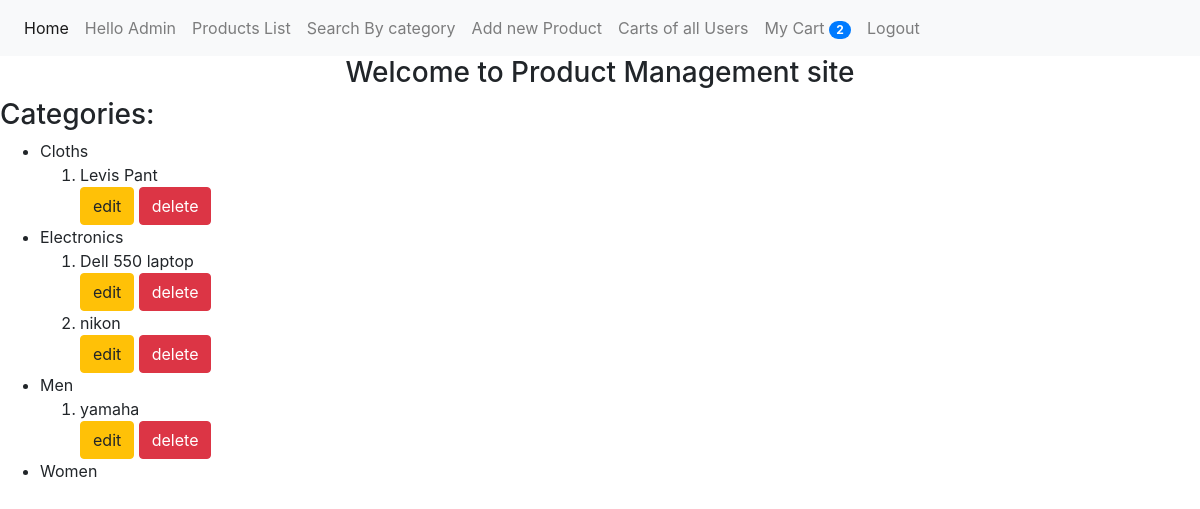
The page /products/by_category/ (signed in) on the database its author committed.
### Product/models.py (models this page shows, shortened)
class Category(models.Model):
    category_name=models.CharField(max_length=200)
    @property
    def product(self):
        return self.products_set.all()

class Products(models.Model):
    product_name=models.CharField(max_length=200)
    tags=models.ManyToManyField(Tags)
    image=models.ImageField()
    category=models.ForeignKey(Category,on_delete=models.CASCADE)
    description=models.TextField()
    price = models.IntegerField()

### Product/views.py (the view)
# urls.py: path('by_category/',views.by_category,name ="by_category" ),
@login_required(login_url = 'user_login')
def by_category(request):
    category = Category.objects.all()
    return render(request, 'category_page.html', {'categorys':category})

### Product/context_processors.py (called while the page is built)
def items_count(request):
    count = Cartitems.objects.filter(cart_name=request.user)
    print(count.count())
    count = count.count()
    print("Items count - ", count)
    return {"items_count": count}

### templates/category_page.html
{% extends 'home.html' %}
{% block content %}
    <h3>Categories: </h3>
        <ul>
            {% for category in categorys %}
        <li>{{category.category_name}}</li>
        {% if category.product %}
        <ol>
            {% for product in category.product %}
                <li> {{product.product_name}}
                    <br>
                    {% if request.role == 'Admin' %}
                    <a href="{% url 'update_prod' product.id %}" class="btn btn-warning" id = '{{product.id}}'>edit</a>
                    <a href="{% url 'delete_prod' product.id %}" class="btn btn-danger" id = '{{product.id}}'>delete</a>
                    {%endif%}
            </li>
            {%endfor%}
        </ol>
        {%endif%}
        {%endfor%}
{% endblock content %}

### templates/home.html (shortened to what this page needs)
<!DOCTYPE html>
<html lang="en">
<head>
    <link rel="stylesheet" href="https://stackpath.bootstrapcdn.com/bootstrap/4.3.1/css/bootstrap.min.css">
</head>
<body>
    <nav class="navbar navbar-expand-lg navbar-light bg-light">
        <div class="collapse navbar-collapse" id="navbarNavAltMarkup">
          <div class="navbar-nav">
            <a class="nav-item nav-link active" href="{% url 'home' %}">Home <span class="sr-only">(current)</span></a>
            {% if user.is_authenticated %}
                  <a class="nav-item nav-link" >Hello {{user.first_name}}</a>
                  <a class="nav-item nav-link" href="{% url 'all_products' %}">Products List</a>
                  <a class="nav-item nav-link" href="{% url 'by_category' %}">Search By category</a>
                  {% if request.role == 'Admin' %}
                  <a class="nav-item nav-link" href="{% url 'add-product' %}">Add new Product</a>
                  <a class="nav-item nav-link" href="{% url 'all_carts' %}">Carts of all Users</a>
                  {% endif %}
                  <a class="nav-item nav-link" href="{% url 'my_cart' %}">My Cart
                    <span class= "badge badge-primary badge-pill">{{items_count}}</span>
                  </a>
                  <a class="nav-item nav-link" href="{% url 'user_logout' %}">Logout</a>
            {% else %}
                  <a class="nav-item nav-link" href={% url 'user_login' %}>Login</a>
                  <a class="nav-item nav-link" href={% url 'register' %}>Register</a>
            {% endif %}
          </div>
        </div>
      </nav>
      <h3><center>Welcome to Product Management site</center></h3>
      {% block content %}
      {% endblock content %}
</body>
</html>

### rows shown on the page
Category: category_name "Cloths"
Products: product_name "Levis Pant"
Category: category_name "Electronics"
Products: product_name "Dell 550 laptop"
Products: product_name "nikon"
Category: category_name "Men"
Products: product_name "yamaha"
Category: category_name "Women"

### other values the page prints
{{ user.first_name }} "Admin"
{{ items_count }} "2"
